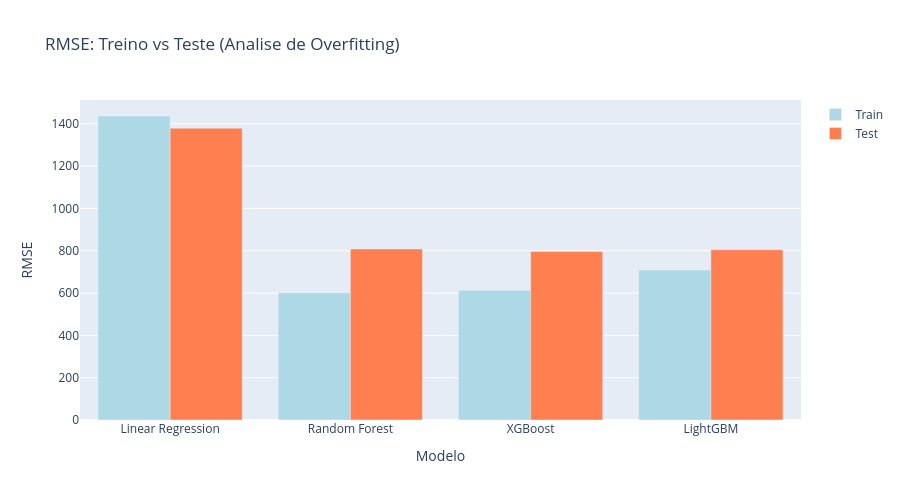

The notebook cell saved with this chart:
### Code cell
# COMPARACAO TREINO VS TESTE (OVERFITTING)

train_test_comparison = pd.DataFrame([
    {
        'Modelo': r['metrics_test']['Model'].replace(' (Test)', ''),
        'RMSE Train': r['metrics_train']['RMSE'],
        'RMSE Test': r['metrics_test']['RMSE'],
        'Gap (%)': ((r['metrics_test']['RMSE'] - r['metrics_train']['RMSE']) / r['metrics_train']['RMSE'] * 100)
    }
    for r in all_results
])

fig = go.Figure()

fig.add_trace(go.Bar(
    x=train_test_comparison['Modelo'],
    y=train_test_comparison['RMSE Train'],
    name='Train',
    marker_color='lightblue'
))

fig.add_trace(go.Bar(
    x=train_test_comparison['Modelo'],
    y=train_test_comparison['RMSE Test'],
    name='Test',
    marker_color='coral'
))

fig.update_layout(
    title='RMSE: Treino vs Teste (Analise de Overfitting)',
    xaxis_title='Modelo',
    yaxis_title='RMSE',
    barmode='group',
    height=500
)
fig.write_html("../images/train_vs_test.html")
fig.show()

print("\nANALISE DE OVERFITTING:")
print("="*70)
display(train_test_comparison)
print("\nInterpretacao:")
print("- Gap < 10%: modelo generaliza bem")
print("- Gap 10-20%: overfitting leve")
print("- Gap > 20%: overfitting significativo")

### Figure 1 — Plotly figure (JSON) as saved in the notebook; plotly's stock layout.template omitted (floating-point values rounded to 4 significant figures)
{"data": [{"marker": {"color": "lightblue"}, "name": "Train", "type": "bar", "x": ["Linear Regression", "Random Forest", "XGBoost", "LightGBM"], "y": [1437.0, 601.5, 612.6, 708.5]}, {"marker": {"color": "coral"}, "name": "Test", "type": "bar", "x": ["Linear Regression", "Random Forest", "XGBoost", "LightGBM"], "y": [1379.0, 808.6, 796.1, 804.6]}], "layout": {"barmode": "group", "height": 500, "title": {"text": "RMSE: Treino vs Teste (Analise de Overfitting)"}, "xaxis": {"title": {"text": "Modelo"}}, "yaxis": {"title": {"text": "RMSE"}}}}
